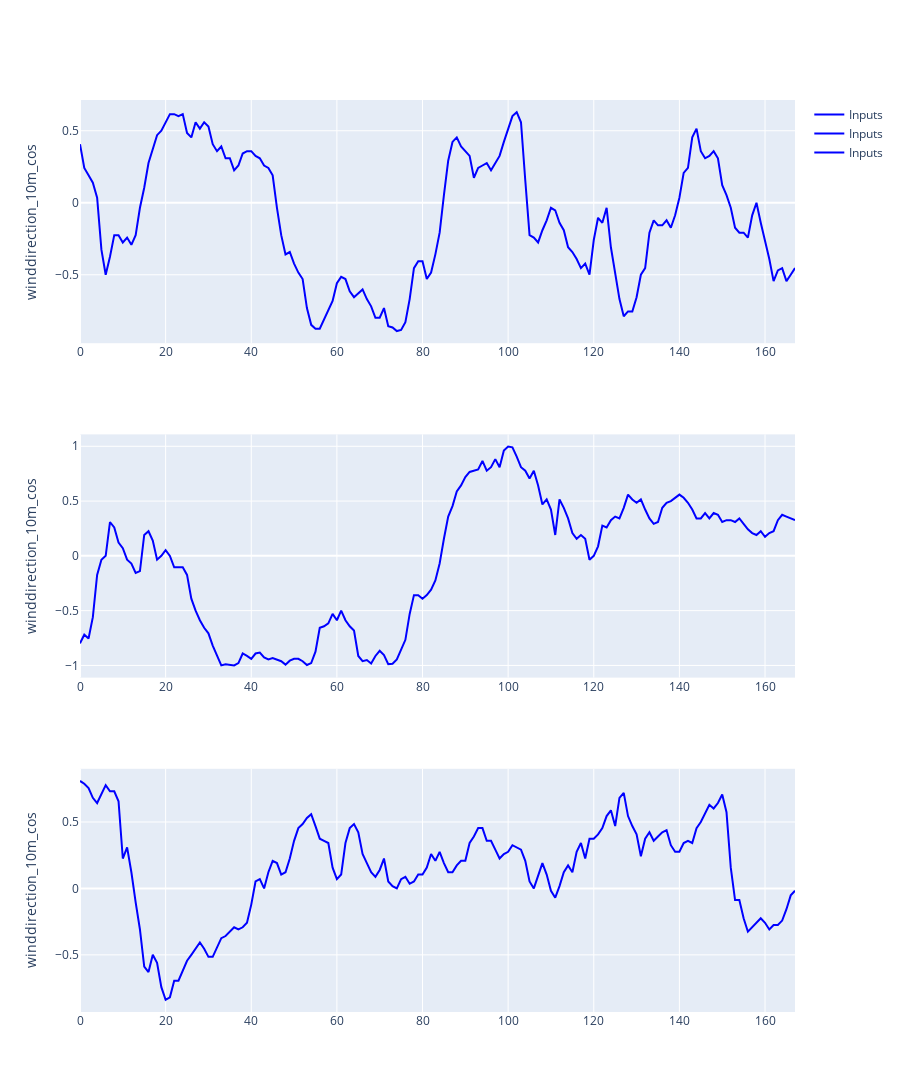

The notebook cell this image was saved under:
### Code cell
windowGenerator.plot(plot_col="winddirection_10m_cos")

### Figure 1 — Plotly figure (JSON) as saved in the notebook; plotly's stock layout.template omitted (floating-point values rounded to 4 significant figures; data arrays with more than 128 entries replaced by an {"elided": "..."} marker saying what was removed)
{"data": [{"marker": {"color": "blue"}, "name": "Inputs", "type": "scatter", "x": {"elided": "168 int values"}, "xaxis": "x", "y": {"elided": "168 float values"}, "yaxis": "y"}, {"marker": {"color": "blue"}, "name": "Inputs", "type": "scatter", "x": {"elided": "168 int values"}, "xaxis": "x2", "y": {"elided": "168 float values"}, "yaxis": "y2"}, {"marker": {"color": "blue"}, "name": "Inputs", "type": "scatter", "x": {"elided": "168 int values"}, "xaxis": "x3", "y": {"elided": "168 float values"}, "yaxis": "y3"}], "layout": {"height": 1200, "xaxis": {"anchor": "y", "domain": [0, 1]}, "xaxis2": {"anchor": "y2", "domain": [0, 1]}, "xaxis3": {"anchor": "y3", "domain": [0, 1]}, "yaxis": {"anchor": "x", "domain": [0.7333, 1], "title": {"text": "winddirection_10m_cos"}}, "yaxis2": {"anchor": "x2", "domain": [0.3667, 0.6333], "title": {"text": "winddirection_10m_cos"}}, "yaxis3": {"anchor": "x3", "domain": [0, 0.2667], "title": {"text": "winddirection_10m_cos"}}}}
